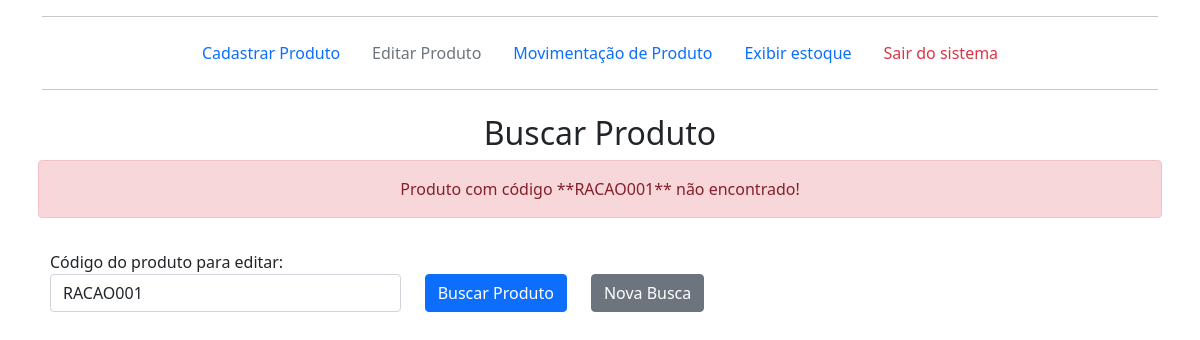
Before: /editarproduto.php?codigo_busca=RACAO001 with the older database file.
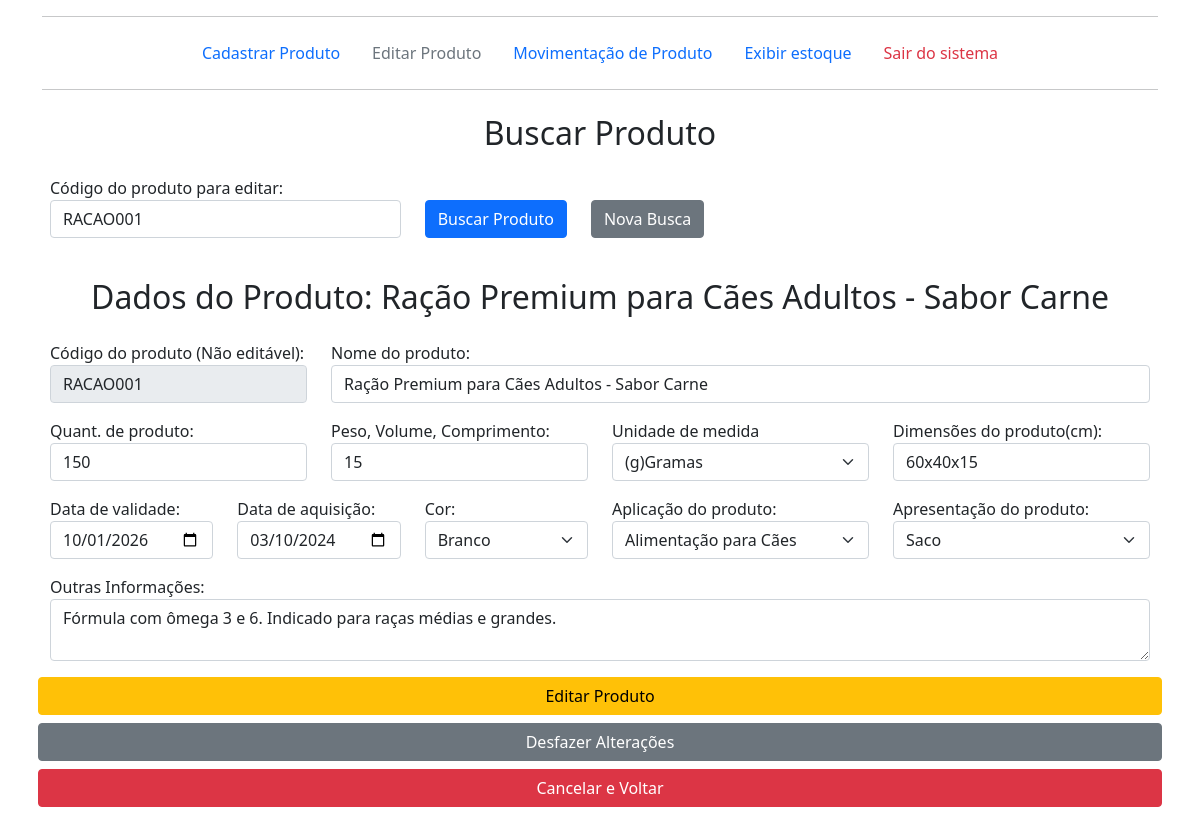
After: the same page with the newer database file.
### tables this page shows
CREATE TABLE `produtos` (
    id INT AUTO_INCREMENT PRIMARY KEY,
    codigo_produto VARCHAR(50) UNIQUE NOT NULL,
    nome_produto VARCHAR(255) NOT NULL,
    quantidade INT NOT NULL,
    peso_volume_comp VARCHAR(50),
    unidade_medida VARCHAR(10),
    dimensoes VARCHAR(100),
    data_validade DATE,
    data_aquisicao DATE,
    cor VARCHAR(50),
    aplicacao VARCHAR(50),
    apresentacao VARCHAR(50),
    outras_informacoes TEXT,
    data_cadastro TIMESTAMP DEFAULT CURRENT_TIMESTAMP
);

### editarproduto.php (the view, shortened to what the changed rows need)
<?php
include_once 'conexao.php';
$table_name2 = "produtos";
$produto = null;
$mensagem = '';
try {
    $conn = new PDO("mysql:host=$servername;dbname=$dbname;charset=utf8", $username, $password);
    $conn->setAttribute(PDO::ATTR_ERRMODE, PDO::ERRMODE_EXCEPTION);
} catch (PDOException $e) {
    die("Erro de Conexão: " . $e->getMessage());
}
if (isset($_GET['codigo_busca']) && !empty($_GET['codigo_busca'])) {
    $codigo_busca = $_GET['codigo_busca'];
    $sql_busca = "SELECT * FROM $table_name2 WHERE codigo_produto = :codigo_busca";
    try {
        $stmt_busca = $conn->prepare($sql_busca);
        $stmt_busca->bindParam(':codigo_busca', $codigo_busca);
        $stmt_busca->execute();
        $produto = $stmt_busca->fetch(PDO::FETCH_ASSOC);
        if (!$produto) {
            $mensagem .= "<div class='alert alert-danger' role='alert'>Produto com código **$codigo_busca** não encontrado!</div>";
        }
    } catch (PDOException $e) {
        $mensagem .= "<div class='alert alert-danger' role='alert'>Erro ao buscar o produto: " . $e->getMessage() . "</div>";
    }
}
?>
<!DOCTYPE html>
<html lang="pt-br">
<head>
    <link href="assets/css/bootstrap.min.css" rel="stylesheet">
</head>
<body>
    <div class="container">
        <form action="editarproduto.php" method="get" class="mb-4">
            <div class="row p-2 text-center">
                <h2>Buscar Produto</h2>
                <?php echo $mensagem;  ?>
            </div>
        </form>
        <?php if ($produto): ?>
        <form action="editarproduto.php" id="editarproduto" name="editarproduto" method="post">
            <div class="row p-2 text-center">
                <h2>Dados do Produto: <?php echo htmlspecialchars($produto['nome_produto']); ?></h2>
            </div>
            <div class="row p-2">
                <div class="col-3">
                    Código do produto (Não editável):<input type="text" value="<?php echo htmlspecialchars($produto['codigo_produto']); ?>" class="form-control" disabled>
                </div>
                <div class="col">
                    Nome do produto:<input type="text" name="prodnome" id="prodnome" placeholder="Digite o nome do produto" class="form-control" required value="<?php echo htmlspecialchars($produto['nome_produto']); ?>">
                </div>
            </div>
            <div class="row p-2">
                <div class="col">
                    Quant. de produto:<input type="number" name="prodqt" id="prodqt" placeholder="Digite a quantidade" class="form-control" required value="<?php echo htmlspecialchars($produto['quantidade']); ?>">
                </div>
                <div class="col">
                    Peso, Volume, Comprimento:<input type="text" name="prodmed" id="prodmed" placeholder="Ex: 500" class="form-control" required value="<?php echo htmlspecialchars($produto['peso_volume_comp']); ?>">
                </div>
                <div class="col">
                    Unidade de medida
                    <select id="produnmed" name="produnmed" class="form-select" required>
                        <?php $unidade_atual = $produto['unidade_medida']; ?>
                        <option value="g" <?php echo ($unidade_atual == 'g') ? 'selected' : ''; ?>>(g)Gramas</option>
                    </select>
                </div>
                <div class="col">
                    Dimensões do produto(cm):
                    <input type="text" name="proddim" id="proddim" placeholder="comp. x largura x altura" class="form-control" required value="<?php echo htmlspecialchars($produto['dimensoes']); ?>">
                </div>
            </div>
                <div class="row p-2">
                <div class="col-2">
                    Data de validade:<input type="date" name="prodvalid" id="prodvalid" class="form-control" value="<?php echo htmlspecialchars($produto['data_validade']); ?>">
                </div>
                <div class="col-2">
                    Data de aquisição:<input type="date" name="prodaquisicao" id="prodaquisicao" class="form-control" required value="<?php echo htmlspecialchars($produto['data_aquisicao']); ?>">
                </div>
                <div class="col-2">
                    Cor:
                    <select id="prodcor" name="prodcor" class="form-select" required>
                        <?php $cor_atual = $produto['cor']; ?>
                        <option value="Branco" <?php echo ($cor_atual == 'Branco') ? 'selected' : ''; ?>>Branco</option>
                    </select>
                </div>
                <div class="col-3">
                    Aplicação do produto:
                    <select id="prodapli" name="prodapli" class="form-select" required>
                        <?php $apli_atual = $produto['aplicacao']; ?>
                        <option value="<?php echo htmlspecialchars($apli_atual); ?>" selected><?php echo htmlspecialchars($apli_atual); ?></option>
                    </select>
                </div>
                 <div class="col">
                    Apresentação do produto:
                    <select id="prodapre" name="prodapre" class="form-select" required>
                        <?php $apre_atual = $produto['apresentacao']; ?>
                        <option value="Saco" <?php echo ($apre_atual == 'Saco') ? 'selected' : ''; ?>>Saco</option>
                    </select>
                </div>
            </div>
            <div class="row p-2">
                <div class="col">
                    Outras Informações:
                    <textarea class="form-control" id="prodout" name="prodout" placeholder="Digite aqui mais descrições sobre o produto"><?php echo htmlspecialchars($produto['outras_informacoes']); ?></textarea>
                </div>
            </div>
            <div class="row p-2">
                <input type="submit" name="atualizar" id="atualizar" value="Editar Produto" class="btn btn-warning">
                <input type="reset" name="cancelar" id="cancelar" value="Desfazer Alterações" class="btn btn-secondary mt-2">
                <a href="editarproduto.php" class="btn btn-danger mt-2">Cancelar e Voltar</a>
            </div>
        </form>
        <?php endif; ?>
    </div>
</body>
</html>

Changed rows visible on the page:
added produtos: nome_produto "Ração Premium para Cães Adultos - Sabor Carne", codigo_produto "RACAO001", prodnome "Ração Premium para Cães Adultos - Sabor Carne", prodqt "150", prodmed "15", proddim "60x40x15", prodvalid "10/01/2026", prodaquisicao "03/10/2024", prodapli "Alimentação para Cães", prodapre "Saco", prodout "Fórmula com ômega 3 e 6. Indicado para raças médias e grandes."
Other visible differences:
form field produnmed: (not shown) → "(g)Gramas"
form field prodcor: (not shown) → "Branco"
form field atualizar: (not shown) → "Editar Produto"
form field cancelar: (not shown) → "Desfazer Alterações"
$codigo_busca: "RACAO001" → (not shown)
text no longer shown: "Produto com código ** ** não encontrado!"
text now shown: "Dados do Produto: Código do produto (Não editável): Nome do produto: Quant. de produto: Peso, Volume, Comprimento: Unidade de medida Dimensões do produto(cm): Data de validade: Data de aquisição: Cor: Aplicação do produto: Apresentação do produto: Outras Informações: Cancelar e Voltar"
